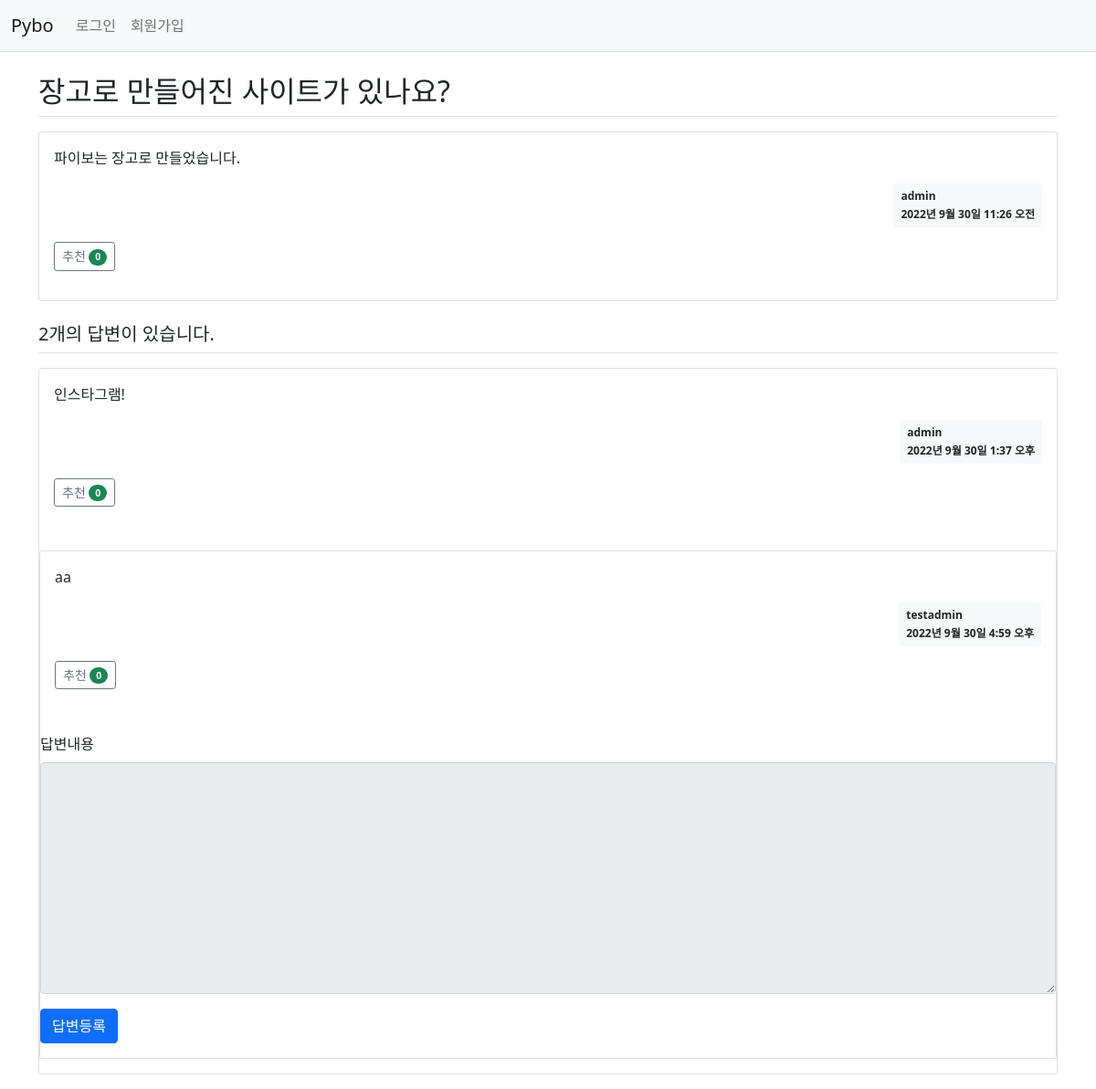
Page /pybo/3/ on the committed database.
### pybo/models.py (models this page shows, shortened)
class Question(models.Model):
    author = models.ForeignKey(User, on_delete=models.CASCADE, related_name='author_question')
    subject = models.CharField(max_length=200)
    content = models.TextField()
    create_date = models.DateTimeField()
    modify_date = models.DateTimeField(null=True, blank=True)
    voter = models.ManyToManyField(User, related_name='voter_question')  # 추천인 추가

class Answer(models.Model):
    author = models.ForeignKey(User, on_delete=models.CASCADE, related_name='author_answer')
    question = models.ForeignKey(Question, on_delete=models.CASCADE)
    content = models.TextField()
    create_date = models.DateTimeField()
    modify_date = models.DateTimeField(null=True, blank=True)
    voter = models.ManyToManyField(User, related_name='voter_answer')

### pybo/views/base_views.py (the view)
def detail(request, question_id):
    question = get_object_or_404(Question, pk=question_id)
    context = {'question': question}
    return render(request, 'pybo/question_detail.html', context)

### pybo/templatetags/pybo_filter.py (called while the page is built)
@register.filter
def mark(value):
    extensions = ["nl2br", "fenced_code"]
    return mark_safe(markdown.markdown(value, extensions=extensions))

### templates/pybo/question_detail.html (shortened to what this page needs)
{% extends 'base.html' %}
{% load pybo_filter %}
{% block content %}
<div class="container my-3">
    <h2 class="border-bottom py-2">{{ question.subject }}</h2>
    <div class="card my-3">
        <div class="card-body">
            <div class="card-text">{{ question.content|mark }}</div>
            <div class="d-flex justify-content-end">
                <div class="badge bg-light text-dark p-2 text-start">
                    <div class="mb-2">{{ question.author.username }}</div>
                    <div>{{ question.create_date }}</div>
                </div>
            </div>
            <div class="my-3">
                <a href="javascript:void(0)" data-uri="{% url 'pybo:question_vote' question.id  %}"
                   class="recommend btn btn-sm btn-outline-secondary"> 추천
                    <span class="badge rounded-pill bg-success">{{question.voter.count}}</span>
                </a>
            </div>
        </div>
    </div>
    <h5 class="border-bottom my-3 py-2">{{question.answer_set.count}}개의 답변이 있습니다.</h5>
    {% for answer in question.answer_set.all %}
    <div class="card my-3">
        <div class="card-body">
            <div class="card-text">{{ answer.content|mark }}</div>
            <div class="d-flex justify-content-end">
                <div class="badge bg-light text-dark p-2 text-start">
                    <div class="mb-2">{{ answer.author.username }}</div>
                    <div>{{ answer.create_date }}</div>
                </div>
            </div>
            <div class="my-3">
                <a href="javascript:void(0)" data-uri="{% url 'pybo:answer_vote' answer.id  %}"
                   class="recommend btn btn-sm btn-outline-secondary"> 추천
                    <span class="badge rounded-pill bg-success">{{answer.voter.count}}</span>
                </a>
            </div>
    </div>
    {% endfor %}
    <form action="{% url 'pybo:answer_create' question.id %}" method="post" class="my-3">
        <div class="mb-3">
            <label for="content" class="form-label">답변내용</label>
            <textarea {% if not user.is_authenticated %}disabled{% endif %}
                      name="content" id="content" class="form-control" rows="10"></textarea>
        </div>
        <input type="submit" value="답변등록" class="btn btn-primary">
    </form>
</div>
{% endblock %}

### rows in the picture
Question: subject "장고로 만들어진 사이트가 있나요?", content|mark "파이보는 장고로 만들었습니다.", author.username "admin", create_date "2022년 9월 30일 11:26 오전", voter.count "0", answer_set.count "2"
Answer: content|mark "인스타그램!", author.username "admin", create_date "2022년 9월 30일 1:37 오후", voter.count "0"
Answer: content|mark "aa", author.username "testadmin", create_date "2022년 9월 30일 4:59 오후", voter.count "0"
